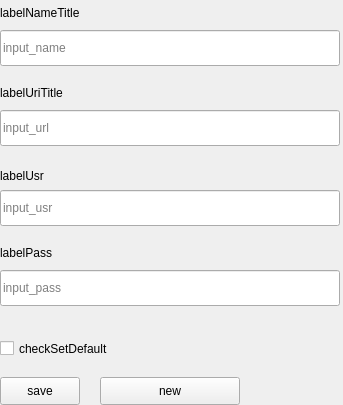
<?xml version="1.0" encoding="UTF-8"?>
<ui version="4.0">
 <class>zentaosettingdetail</class>
 <widget class="QWidget" name="zentaosettingdetail">
  <property name="geometry">
   <rect>
    <x>0</x>
    <y>0</y>
    <width>343</width>
    <height>405</height>
   </rect>
  </property>
  <property name="maximumSize">
   <size>
    <width>343</width>
    <height>405</height>
   </size>
  </property>
  <property name="baseSize">
   <size>
    <width>0</width>
    <height>0</height>
   </size>
  </property>
  <property name="windowTitle">
   <string>detail</string>
  </property>
  <widget class="QCheckBox" name="checkSetDefault">
   <property name="geometry">
    <rect>
     <x>0</x>
     <y>340</y>
     <width>161</width>
     <height>17</height>
    </rect>
   </property>
   <property name="text">
    <string>checkSetDefault</string>
   </property>
  </widget>
  <widget class="QLabel" name="labelPass">
   <property name="geometry">
    <rect>
     <x>0</x>
     <y>245</y>
     <width>321</width>
     <height>16</height>
    </rect>
   </property>
   <property name="text">
    <string>labelPass</string>
   </property>
  </widget>
  <widget class="QLabel" name="labelUriTitle">
   <property name="geometry">
    <rect>
     <x>0</x>
     <y>85</y>
     <width>321</width>
     <height>16</height>
    </rect>
   </property>
   <property name="text">
    <string>labelUriTitle</string>
   </property>
  </widget>
  <widget class="QLabel" name="labelUsr">
   <property name="geometry">
    <rect>
     <x>0</x>
     <y>165</y>
     <width>321</width>
     <height>21</height>
    </rect>
   </property>
   <property name="text">
    <string>labelUsr</string>
   </property>
  </widget>
  <widget class="QLabel" name="labelNameTitle">
   <property name="geometry">
    <rect>
     <x>0</x>
     <y>5</y>
     <width>321</width>
     <height>16</height>
    </rect>
   </property>
   <property name="text">
    <string>labelNameTitle</string>
   </property>
  </widget>
  <widget class="QPushButton" name="btnSave">
   <property name="geometry">
    <rect>
     <x>0</x>
     <y>377</y>
     <width>80</width>
     <height>28</height>
    </rect>
   </property>
   <property name="text">
    <string>save</string>
   </property>
  </widget>
  <widget class="QPushButton" name="btnNew">
   <property name="geometry">
    <rect>
     <x>100</x>
     <y>377</y>
     <width>140</width>
     <height>28</height>
    </rect>
   </property>
   <property name="text">
    <string>new</string>
   </property>
  </widget>
  <widget class="QLineEdit" name="textName">
   <property name="geometry">
    <rect>
     <x>0</x>
     <y>30</y>
     <width>340</width>
     <height>36</height>
    </rect>
   </property>
   <property name="placeholderText">
    <string>input_name</string>
   </property>
  </widget>
  <widget class="QLineEdit" name="textUri">
   <property name="geometry">
    <rect>
     <x>0</x>
     <y>110</y>
     <width>340</width>
     <height>36</height>
    </rect>
   </property>
   <property name="placeholderText">
    <string>input_url</string>
   </property>
  </widget>
  <widget class="QLineEdit" name="textUsr">
   <property name="geometry">
    <rect>
     <x>0</x>
     <y>190</y>
     <width>340</width>
     <height>36</height>
    </rect>
   </property>
   <property name="placeholderText">
    <string>input_usr</string>
   </property>
  </widget>
  <widget class="QLineEdit" name="textPass">
   <property name="geometry">
    <rect>
     <x>0</x>
     <y>270</y>
     <width>340</width>
     <height>36</height>
    </rect>
   </property>
   <property name="echoMode">
    <enum>QLineEdit::Password</enum>
   </property>
   <property name="placeholderText">
    <string>input_pass</string>
   </property>
  </widget>
 </widget>
 <tabstops>
  <tabstop>textName</tabstop>
  <tabstop>textUri</tabstop>
  <tabstop>textUsr</tabstop>
  <tabstop>textPass</tabstop>
  <tabstop>checkSetDefault</tabstop>
  <tabstop>btnSave</tabstop>
  <tabstop>btnNew</tabstop>
 </tabstops>
 <resources/>
 <connections/>
</ui>
